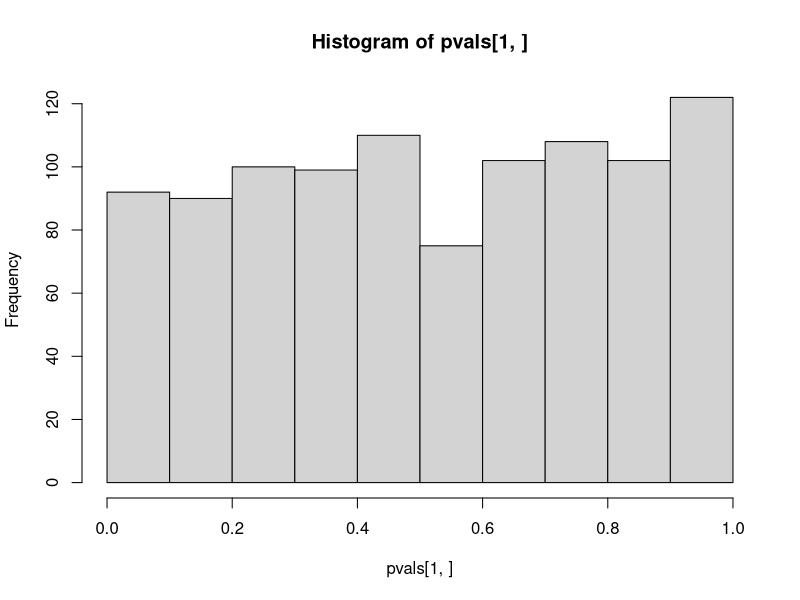
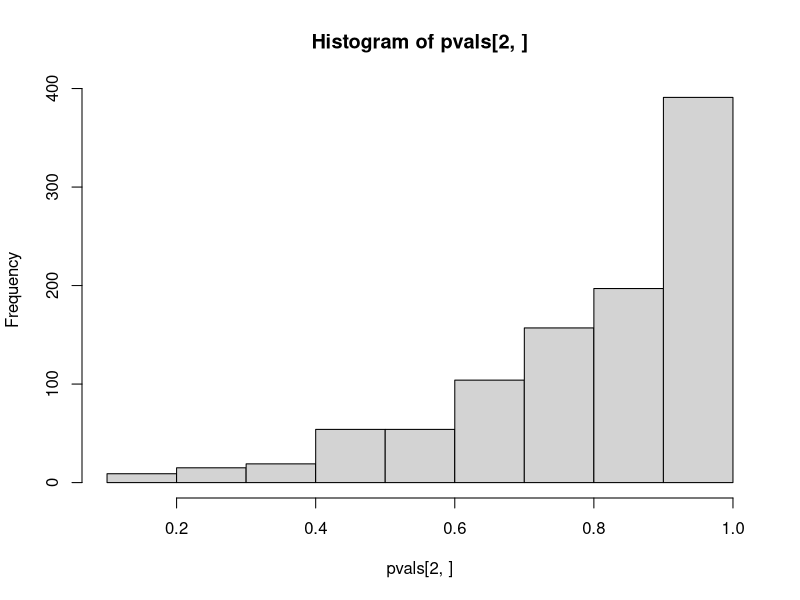
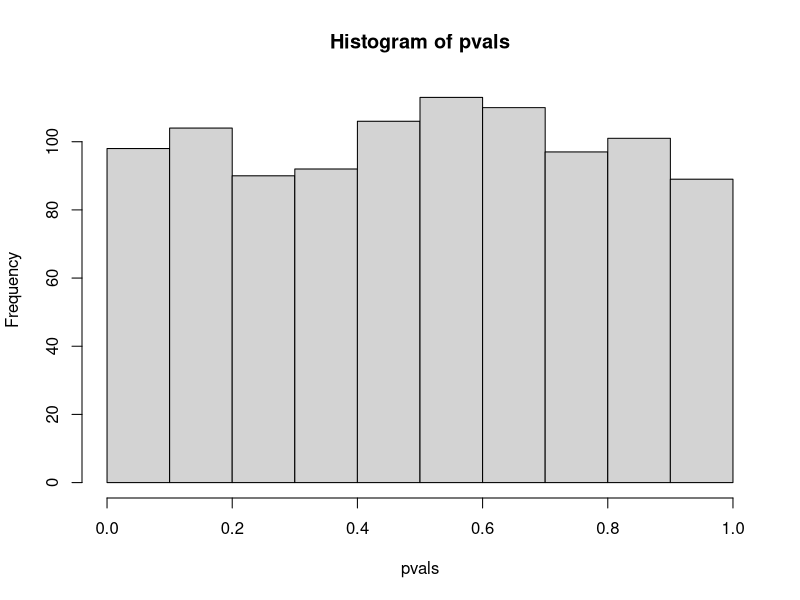
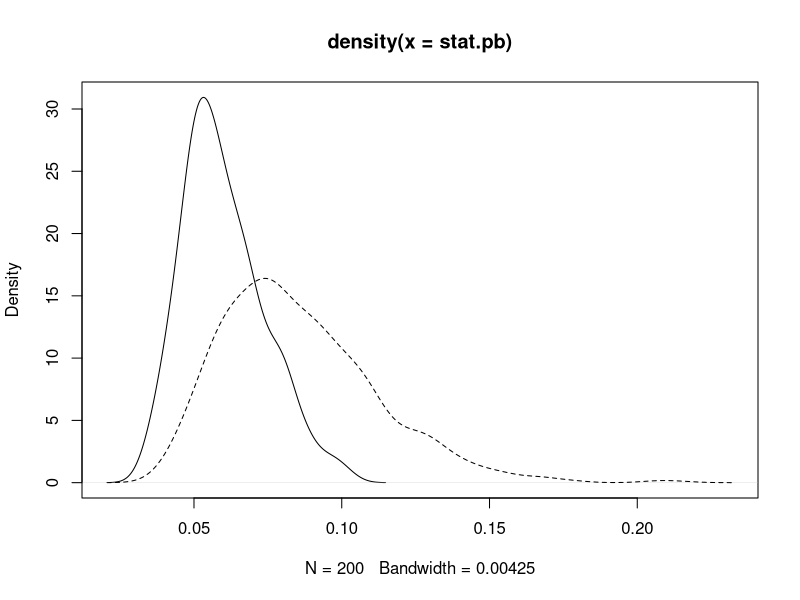
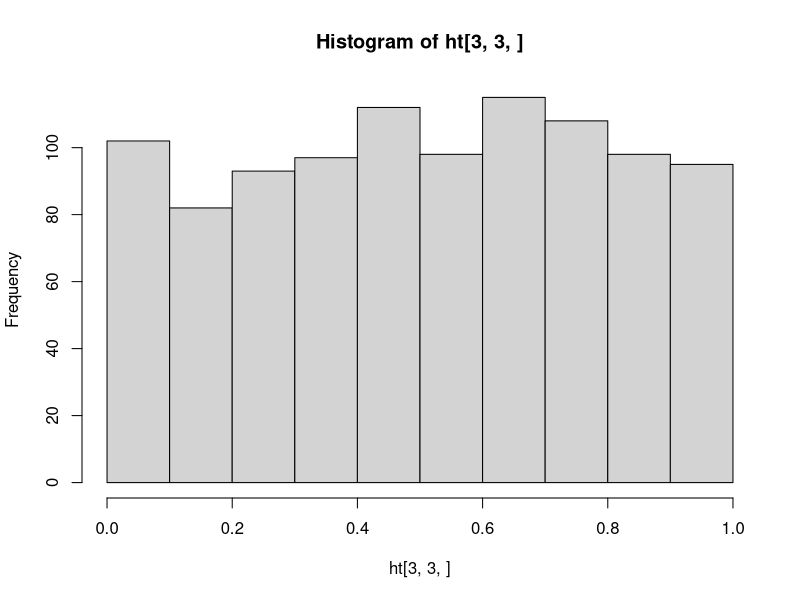
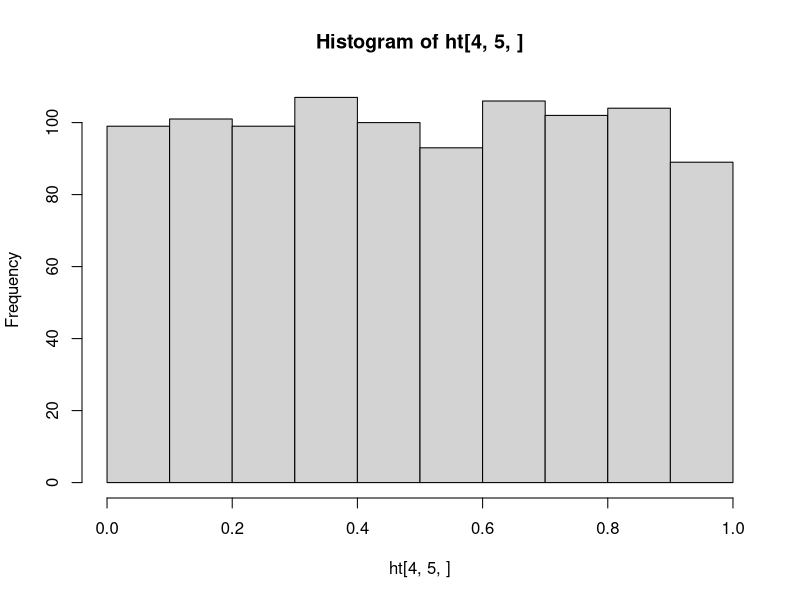
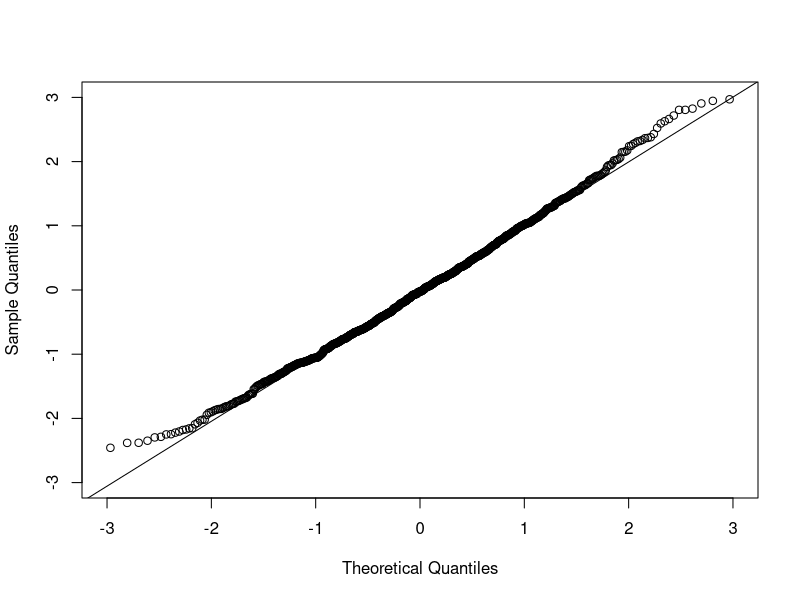
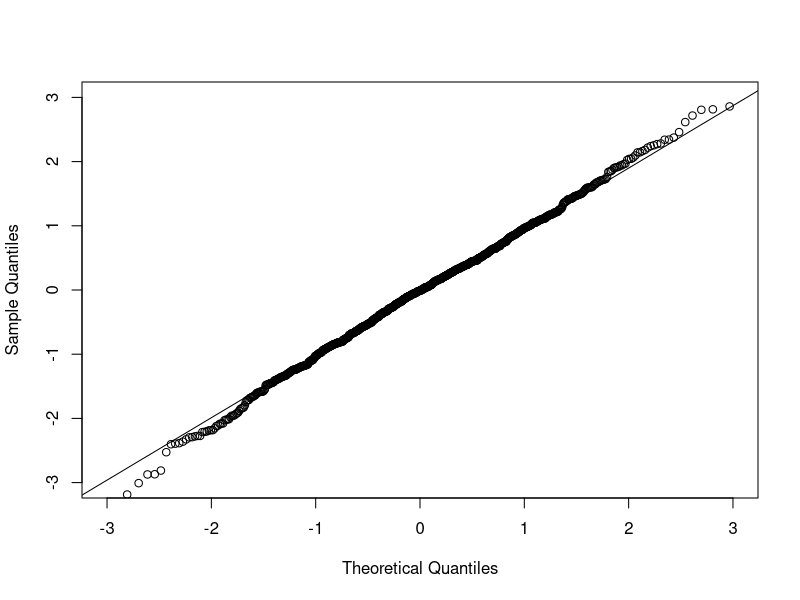

These figures' R source, in order:
## ---- chunk 1
do1rep <- function(n) {
  x <- rnorm(n, mean = 2, sd = 2)
  p1 <- ks.test(x, "pnorm", mean = 2, sd = 2)$p.value
  p2 <- ks.test(x, "pnorm", mean = mean(x), sd = sd(x))$p.value
  c(p1, p2)
}

pvals <- replicate(1000, do1rep(100))

## par(mfrow=c(1, 2), mar=c(2.5, 2.5, 0.1, 0.1), mgp=c(1.5, 0.5, 0))
hist(pvals[1,])
hist(pvals[2,])

ks.test(pvals[1,], "punif")
ks.test(pvals[2,], "punif")
## ---- chunk 2
my.ks.normal <- function(x, B = 1000) {
  ## mle
  mu <- mean(x)
  sigma <- sd(x)
  ## KS stat
  stat <- ks.test(x, "pnorm", mu, sigma)$statistic
  ## parametric bootstrap to approximate the null distribution
  n <- length(x)
  stat.b <- double(B)
  for (i in 1:B) {
    x.b <- rnorm(n, mu, sigma)
    mu.b <- mean(x.b)
    sigma.b <- sd(x.b)
    stat.b[i] <- ks.test(x.b, "pnorm", mu.b, sigma.b)$statistic
  }
  p.value <- (sum(stat.b >= stat) + 0.5) / (B + 1)
  list(statistics = stat, p.value = p.value, 
       estimate = c(mean = mu, sd = sigma),
       stat.sim = stat.b)
}

pvals <- replicate(1000, my.ks.normal(rnorm(100, 2, 2), B = 200)$p.value)
## check the distribution of the pvals
hist(pvals)
ks.test(pvals, "punif") 
## this is not good because pvals has only (B + 1) possible values
## while ks.test cannot handle data with ties

## check the distribution of the testing statistics
stat.naive <- replicate(1000, ks.test(rnorm(100, 2, 2), "pnorm", 2, 2)$statistic)
## compare with the empirical distribution
stat.pb <- replicate(200, my.ks.normal(rnorm(100, 2, 2), B = 200)$statistic)
## plot them
dens.naive <- density(stat.naive)
dens.pb <- density(stat.pb)
## note that stat.pb tends to be smaller than stat.naiv
plot(dens.pb, xlim = range(dens.naive$x))
lines(density(stat.naive), lty=2)
## ---- chunk 3

bootHT <- function(umat) {
  nr <- nrow(umat)
  nc <- ncol(umat)
  rkmat <- apply(umat, 2, rank, ties.method = "random")
  ## resampling rows
  idx <- sample(1:nr, nr, replace=TRUE)
  rkmat.bt <- rkmat[idx, ]
  ## reordering iid uniform variables for each column
  vv <- matrix(runif(nr * nc), nr, nc)
  sapply(1:nc, function(i) sort(vv[,i])[rkmat.bt[,i]])
}

ns <- 6
nt <- 10
umat <- matrix(runif(ns * nt), nrow = nt)

set.seed(123)
umat.bt <- bootHT(umat)

ht <- replicate(1000, bootHT(umat))
str(ht)
hist(ht[3, 3, ])
hist(ht[4, 5, ])
## ---- chunk 4
n <- 100
nrep <- 1000

## CLT and Multiplier CLT
do1rep <- function(n) {
  x <- rexp(n)
  z1 <- sum(x - 1) / sqrt(n)
  z2 <- sum((x - 1) * rnorm(n)) / sqrt(n)
  z3 <- sum((x - 1) * ifelse(runif(n) < 0.5, 1, -1)) / sqrt(n)
  c(z1, z2, z3)
}

clt <- replicate(nrep, do1rep(n))

## check normality of each component
qqnorm(clt[1,], xlim = c(-3, 3), ylim = c(-3, 3), main = "")
qqline(clt[1,])
qqnorm(clt[2,], xlim = c(-3, 3), ylim = c(-3, 3), main = "")
qqline(clt[2,])
qqnorm(clt[3,], xlim = c(-3, 3), ylim = c(-3, 3), main = "")
qqline(clt[3,])
## ---- chunk 5
## Conditional multiplier CLT
x <- rexp(n) ## given one sample
cclt1rep <- function(x) {
  n <- length(x)
  z2 <- sum((x - 1) * rnorm(n)) / sqrt(n)
  z3 <- sum((x - 1) * ifelse(runif(n) < 0.5, 1, -1)) / sqrt(n)
  c(z2, z3)
}

cclt <- replicate(nrep, cclt1rep(x))
## par(mfrow=c(1, 2), mar=c(2.5, 2.5, 0.1, 0.1), mgp=c(1.5, 0.5, 0))
qqnorm(cclt[1,], xlim = c(-3, 3), ylim = c(-3, 3), main = "")
qqline(cclt[1,])
qqnorm(cclt[2,], xlim = c(-3, 3), ylim = c(-3, 3), main = "")
qqline(cclt[2,])
## ---- chunk 6
uu <- (1:(2 * n) + 0.5) / (2 * n + 1)
tt <- qexp(uu)

## sampling from the distribution of the KS statistic
ks1rep <- function(n, tt) {
  x <- rexp(n)
  ## rate <- 1 / mean(x)
  ## using the true rate parameter in pexp
  ## if estimate is used, it will be a different distribution
  indXt <- sapply(tt, function(t) ifelse(x <= t, 1, 0))
  Ft <- matrix(pexp(tt), n, length(tt), byrow = TRUE)
  z1 <- colSums(indXt - Ft) / sqrt(n)
  ## z1 <- sqrt(n) * (ecdf(x)(tt) - pexp(tt)) ## equivalent but less visual
  z2 <- colSums( rnorm(n) * (indXt - Ft) ) / sqrt(n)
  c(max(abs(z1)), max(abs(z2)))
}

system.time(ksSamp <- replicate(nrep, ks1rep(n, tt)))

ks1cclt <- function(x, tt) {
  n <- length(x)
  indXt <- sapply(tt, function(t) ifelse(x <= t, 1, 0))
  Ft <- matrix(pexp(tt), n, length(tt), byrow = TRUE)
  z <- colSums( rnorm(n) * (indXt - Ft) ) / sqrt(n)
  max(abs(z))
}

system.time(ksMult <- replicate(nrep, ks1cclt(x, tt)))

ran <- range(c(ksSamp, ksMult))
qqplot(ksSamp[1,], ksSamp[2,], main = "", xlim = ran, ylim = ran,
       xlab = "parametric bootstrap", ylab = "multiplier bootstrap")
abline(0, 1)
qqplot(ksSamp[1,], ksMult, main = "", xlim = ran, ylim = ran,
       xlab = "parametric bootstrap", ylab = "conditional multipler bootstrap")
abline(0, 1)
